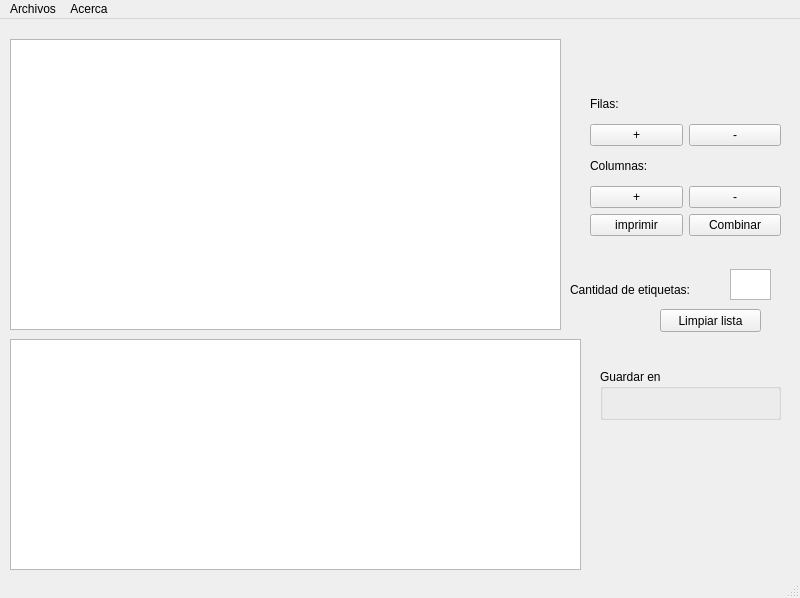
<?xml version="1.0" encoding="UTF-8"?>
<ui version="4.0">
 <class>MainWindow</class>
 <widget class="QMainWindow" name="MainWindow">
  <property name="geometry">
   <rect>
    <x>0</x>
    <y>0</y>
    <width>800</width>
    <height>598</height>
   </rect>
  </property>
  <property name="windowTitle">
   <string>MainWindow</string>
  </property>
  <widget class="QWidget" name="centralwidget">
   <widget class="QTextEdit" name="textEdit">
    <property name="geometry">
     <rect>
      <x>10</x>
      <y>320</y>
      <width>571</width>
      <height>231</height>
     </rect>
    </property>
   </widget>
   <widget class="QTableWidget" name="tableWidget">
    <property name="geometry">
     <rect>
      <x>10</x>
      <y>20</y>
      <width>551</width>
      <height>291</height>
     </rect>
    </property>
   </widget>
   <widget class="QWidget" name="verticalLayoutWidget">
    <property name="geometry">
     <rect>
      <x>590</x>
      <y>70</y>
      <width>191</width>
      <height>147</height>
     </rect>
    </property>
    <layout class="QVBoxLayout" name="verticalLayout">
     <item>
      <widget class="QLabel" name="label">
       <property name="text">
        <string>Filas: </string>
       </property>
      </widget>
     </item>
     <item>
      <layout class="QHBoxLayout" name="horizontalLayout">
       <item>
        <widget class="QPushButton" name="Button_agregar_fila">
         <property name="text">
          <string>+</string>
         </property>
        </widget>
       </item>
       <item>
        <widget class="QPushButton" name="button_reducir_fila">
         <property name="text">
          <string>-</string>
         </property>
        </widget>
       </item>
      </layout>
     </item>
     <item>
      <widget class="QLabel" name="label_2">
       <property name="text">
        <string>Columnas: </string>
       </property>
      </widget>
     </item>
     <item>
      <layout class="QHBoxLayout" name="horizontalLayout_2">
       <item>
        <widget class="QPushButton" name="button_agregar_column">
         <property name="text">
          <string>+</string>
         </property>
        </widget>
       </item>
       <item>
        <widget class="QPushButton" name="button_reducir_column">
         <property name="text">
          <string>-</string>
         </property>
        </widget>
       </item>
      </layout>
     </item>
     <item>
      <layout class="QHBoxLayout" name="horizontalLayout_3">
       <item>
        <widget class="QPushButton" name="button_imprimir">
         <property name="text">
          <string>imprimir</string>
         </property>
        </widget>
       </item>
       <item>
        <widget class="QPushButton" name="Button_print_combinatoria">
         <property name="text">
          <string>Combinar</string>
         </property>
        </widget>
       </item>
      </layout>
     </item>
    </layout>
   </widget>
   <widget class="QPushButton" name="button_limpiar">
    <property name="geometry">
     <rect>
      <x>660</x>
      <y>290</y>
      <width>101</width>
      <height>23</height>
     </rect>
    </property>
    <property name="text">
     <string>Limpiar lista</string>
    </property>
   </widget>
   <widget class="QTextEdit" name="textEdit_2">
    <property name="geometry">
     <rect>
      <x>730</x>
      <y>250</y>
      <width>41</width>
      <height>31</height>
     </rect>
    </property>
   </widget>
   <widget class="QLabel" name="label_3">
    <property name="geometry">
     <rect>
      <x>570</x>
      <y>250</y>
      <width>151</width>
      <height>41</height>
     </rect>
    </property>
    <property name="text">
     <string>Cantidad de etiquetas: </string>
    </property>
    <property name="scaledContents">
     <bool>true</bool>
    </property>
   </widget>
   <widget class="QGroupBox" name="groupBox">
    <property name="geometry">
     <rect>
      <x>600</x>
      <y>350</y>
      <width>181</width>
      <height>51</height>
     </rect>
    </property>
    <property name="title">
     <string>Guardar en</string>
    </property>
   </widget>
  </widget>
  <widget class="QMenuBar" name="menubar">
   <property name="geometry">
    <rect>
     <x>0</x>
     <y>0</y>
     <width>800</width>
     <height>25</height>
    </rect>
   </property>
   <widget class="QMenu" name="menuArchivos">
    <property name="title">
     <string>Archivos</string>
    </property>
    <addaction name="actionNuevo"/>
    <addaction name="actionAbrir"/>
    <addaction name="actionGuardar"/>
    <addaction name="actionGuardar_como"/>
    <addaction name="actionSalir"/>
   </widget>
   <widget class="QMenu" name="menuAcerca">
    <property name="title">
     <string>Acerca</string>
    </property>
    <addaction name="actionAcerca"/>
   </widget>
   <addaction name="menuArchivos"/>
   <addaction name="menuAcerca"/>
  </widget>
  <widget class="QStatusBar" name="statusbar"/>
  <action name="actionAcerca">
   <property name="text">
    <string>Acerca</string>
   </property>
  </action>
  <action name="actionNuevo">
   <property name="text">
    <string>Nuevo</string>
   </property>
  </action>
  <action name="actionAbrir">
   <property name="text">
    <string>Abrir</string>
   </property>
  </action>
  <action name="actionGuardar">
   <property name="text">
    <string>Guardar</string>
   </property>
  </action>
  <action name="actionGuardar_como">
   <property name="text">
    <string>Guardar como</string>
   </property>
  </action>
  <action name="actionSalir">
   <property name="text">
    <string>Salir</string>
   </property>
  </action>
 </widget>
 <resources/>
 <connections/>
</ui>
